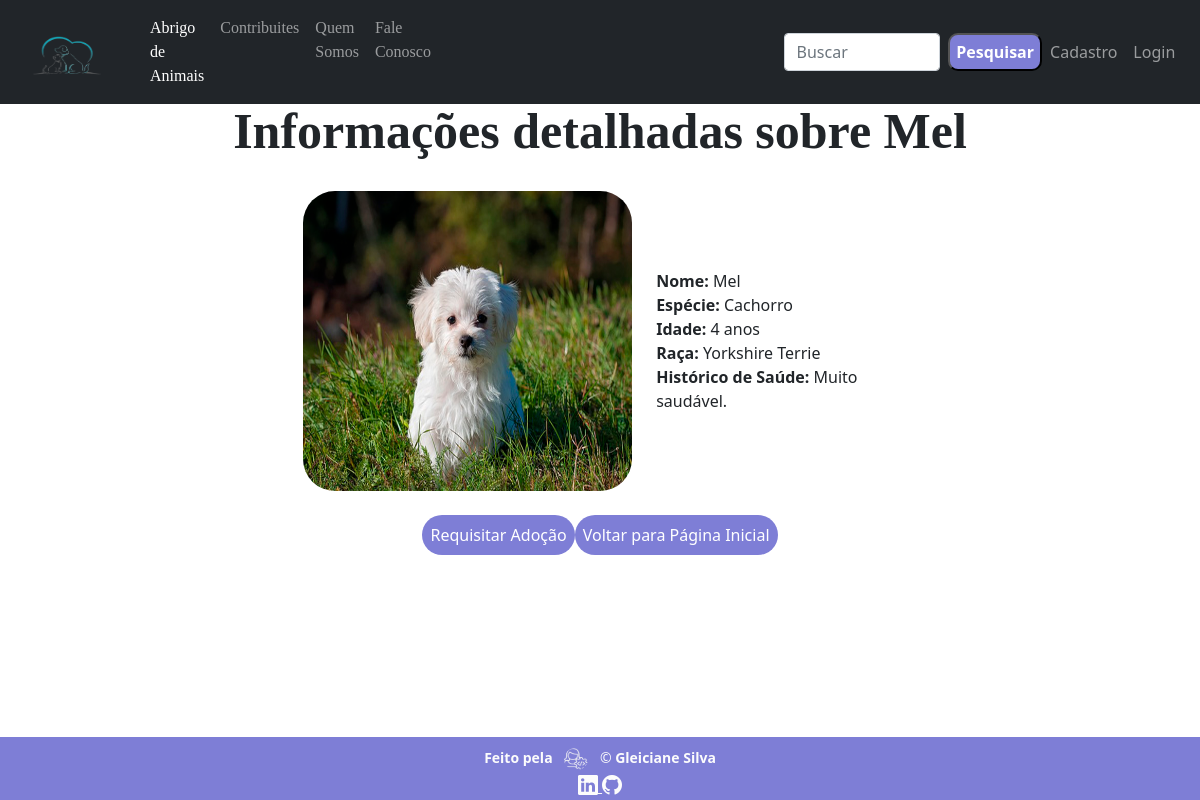
/animais/7, run on the app's committed database.
### animais/models.py (models this page shows, shortened)
class CadastroAnimal(models.Model):
    tipo_espécie = (
        ("Cachorro", "Cachorro"),
        ("Gato", "Gato"),
        ("Outro", "Outro")
    )
    tipo_raça = (
        ("Akita", "Akita"),
        ("Angorá Turco", "Angorá Turco"),
        ("Bobtail Americano", "Bobtail Americano"),
        ("Chihuahua", "Chihuahua"),
        ("Gato Europeu", "Gato Europeu"),
        ("Maltês", "Maltês"),
        ("Mau Egipcioa", "Mau Egipcio"),
        ("Poodle", "Poodle"),
        ("Siamês", "Siamês"),
        ("Siberiano", "Siberiano"),
        ("Shih Tzu", "Shih Tzu"),
        ("Yorkshire Terrie", "Yorkshire Terrie"),
        ("Outro", "Outro")
    )
    nome = models.CharField(max_length=150)
    espécie=models.CharField(max_length=50, choices=tipo_espécie)
    idade=models.IntegerField(validators=[MinValueValidator(0)])
    raça=models.CharField(max_length=100, choices=tipo_raça)
    histórico_de_saúde=models.TextField()
    foto=models.ImageField(upload_to="uploads/", blank=True, null=True)
    class Meta:
        verbose_name = "Formulário de Cadastro de Animal"
        verbose_name_plural = "Formulários de Cadastros de Animais"
        ordering = ["idade"]

### abrigo_animais/views.py (the view)
# urls.py: path("animais/<int:id>", card_animais, name='Card_Animais'),
def card_animais(request, id):
    card = CadastroAnimal.objects.get(id = id)
    return render(request, "card_animais.html", {'card': card})

### abrigo_animais/templates/card_animais.html
{% extends 'index.html' %}
{% load static %}
{% block principal %}
<div class="container">
    <p class="texto__titulo"><strong>Informações detalhadas sobre {{ card.nome }}</strong></p>
    <div class="row d-flex align-items-center justify-content-center mx-3">
            <div class="col-4 rounded">
                <img src="{{ card.foto.url }}" class="rounded-5 w-100" alt="...">
            </div>
            <div class="col-3">
                <strong>Nome:</strong> {{ card.nome }}<br>
                <strong>Espécie:</strong> {{ card.espécie }}<br>
                <strong>Idade:</strong> {{ card.idade }} anos<br>
                <strong>Raça:</strong> {{ card.raça }}<br>
                <strong>Histórico de Saúde:</strong> {{ card.histórico_de_saúde }}<br>
            </div>
    </div>
    <br>
    <div class="card_botao">
        <a href="{% url 'Adoção' %}" class="botao_saiba_mais">Requisitar Adoção</a>
        <a href="{% url 'Abrigo_de_Animais' %}" class="botao_cadastro">Voltar para Página Inicial</a>
    </div>
</div>
{% endblock %}

### abrigo_animais/static/style.css (style rules this page uses)
body { background-color: #313131; width: 100%; height: 100%; display: flex; flex-direction: column; justify-content: space-between; font-family: 'Poppins', sans-serif; color: #ffffff; --cor-destaque: #7e7ed6; }
img { width: 500px; height: 300px; }
.texto__titulo { font-family: 'Damion', cursive; font-size:50px; font-weight: 400; margin: 22px 0; text-align: center; }
.card_botao { display: flex; justify-content: center; }
.botao_cadastro, .botao_saiba_mais { display: flex; align-items: center; justify-content: center; background-color: var(--cor-destaque); color: #ffffff; border-radius: 20px; padding: 0.5em; display: block; text-decoration: none; margin-bottom: 1em; }

### data on the page
CadastroAnimal: nome "Mel", foto (picture), espécie "Cachorro", idade "4", raça "Yorkshire Terrie", histórico_de_saúde "Muito saudável."
